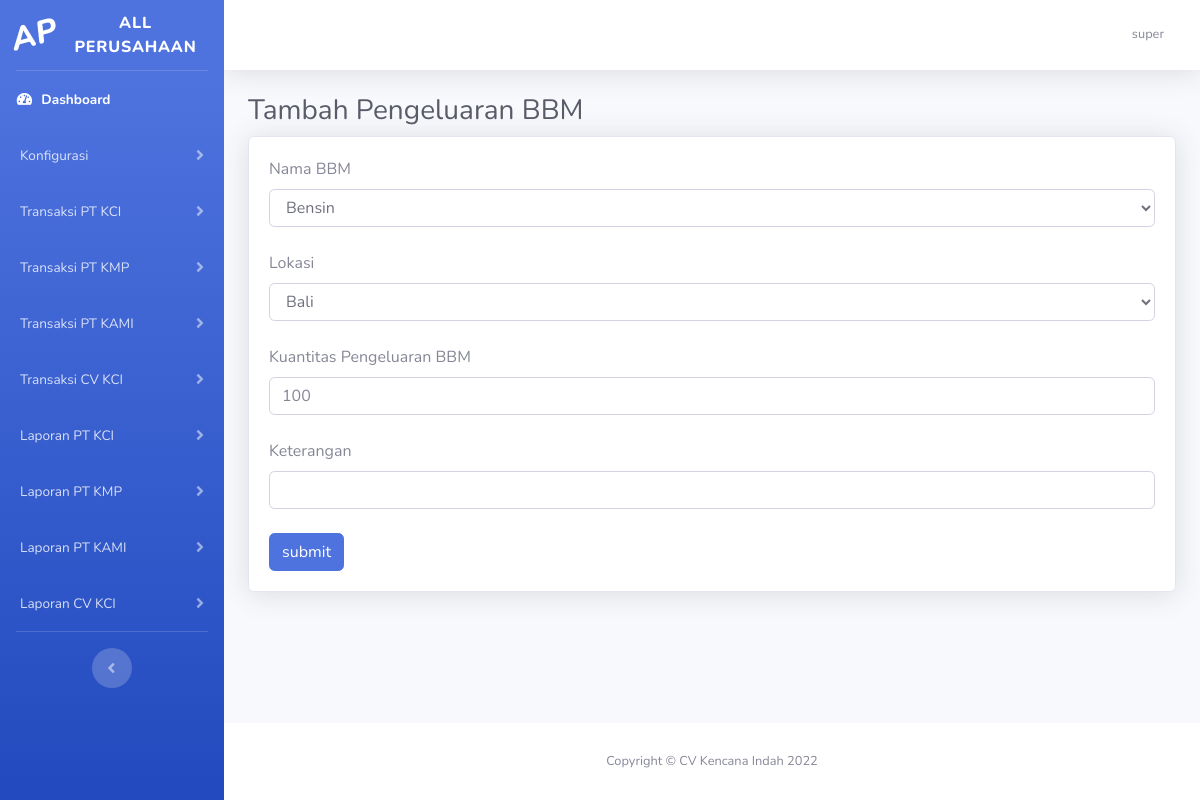
The page /transaksiBarang.php?trx=1&prs=1 (signed in) on the database its author committed.
### tables this page shows
CREATE TABLE `perusahaan` (
  `id_perusahaan` int(11) NOT NULL,
  `nama_perusahaan` varchar(50) NOT NULL,
  `status_perusahaan` int(1) NOT NULL
);

CREATE TABLE `kategori_menu` (
  `id_category` int(2) NOT NULL,
  `nama_category` varchar(30) NOT NULL,
  `status_category` int(1) NOT NULL
);

### processing/fungsi.php (called while the page is built, shortened)
<?php
function getPerusahaan($level, $koneksi){
    $query = "SELECT nama_perusahaan FROM perusahaan INNER JOIN access_level on access_level.fk_id_perusahaan = perusahaan.id_perusahaan
             WHERE access_level.id_al = '".$level."'";
    $run = mysqli_query ($koneksi, $query);
    $getData = mysqli_fetch_assoc($run);
    return $getData['nama_perusahaan'];
}

### transaksiBarang.php (the view, shortened to what this page needs)
<!DOCTYPE html>
<?php
include("processing/connection/koneksi.php");
include("processing/fungsi.php");
$transaksi = $_GET['trx'] ;
$perusahaan = $_GET['prs'] ;
if ($perusahaan == "3"){
    $barang = "Barang";
}else{
    $barang = "BBM";
}
if ($transaksi == "1"){
    $judul = "Pengeluaran ".$barang;
}elseif ($transaksi == "2"){
    $judul = "Pemasukan ".$barang;
}
?>
<html lang="en">
<head>
    <link href="vendor/fontawesome-free/css/all.min.css" rel="stylesheet" type="text/css">
    <link href="css/sb-admin-2.min.css" rel="stylesheet">
    <link href="vendor/datatables/dataTables.bootstrap4.min.css" rel="stylesheet">
</head>
<body id="page-top">
    <div id="wrapper">
        <?php
            include("sidebar.php");
        ?>
        <div id="content-wrapper" class="d-flex flex-column">
            <div id="content">
            <?php
            include("header.php");
        ?>
                <div class="container-fluid">
                    <h1 class="h3 mb-2 text-gray-800">Tambah <?php echo $judul; ?></h1>
                    <div class="card shadow mb-4">
                        <div class="card-body">
                            <div class="table-responsive">
                                <form id="form_send" action='processing/prosesTransaksiBarang.php?prs=<?php echo $perusahaan;?>&trx=<?php echo $transaksi;?>' method ='post'  enctype="multipart/form-data">
                                    <label for="exampleInputEmail1">Nama <?php echo $barang; ?></label>
                                    <Select class="form-control" name='nama_barang' id="nama_barang" required>
                                        <?php
                                            $query = "SELECT DISTINCT nama_barang FROM stock_barang where status_barang ='1' AND fk_id_perusahaan = ".$perusahaan;
                                            $run = mysqli_query($connect, $query);
                                            while($output = mysqli_fetch_assoc($run)){
                                                $nama = $output['nama_barang'];
                                            echo '<option value="'.$nama. '">';echo $nama; ?> </option>
                                        <?php
                                            }
                                            ?>
                                    </select><br>
                                    <label for="exampleInputEmail1" id="label_lokasi" >Lokasi</label>
                                    <Select class="form-control" name='id_lokasi' id="id_lokasi" required>
                                        <?php
                                          if($perusahaan == '4'){
                                            $query = "SELECT id_lokasi,nama_lokasi FROM lokasi where nama_lokasi ='CV KCI'";
                                            $run = mysqli_query($connect, $query);
                                            while($output = mysqli_fetch_assoc($run)){
                                                $id = $output['id_lokasi'];
                                            ?>
                                            <option value=<?php echo $id;?>>CV KCI</option>
                                            <?php
                                            }
                                          }
                                          else{
                                            $query = "SELECT id_lokasi,nama_lokasi FROM lokasi where status_lokasi ='1'";
                                            $run = mysqli_query($connect, $query);
                                            while($output = mysqli_fetch_assoc($run)){
                                                $id = $output['id_lokasi'];
                                                $nama = $output['nama_lokasi'];
                                              ?>
                                                  <option value=<?php echo $id;?>> <?php echo $nama; ?> </option>
                                              <?php
                                            }
                                          }
                                        ?>
                                    </select><br />
                                    <label for="exampleInputEmail1">Kuantitas <?php echo $judul; ?></label> <br>
                                    <input type='text' class="form-control" placeholder='100' name='qty' id='qty' required><br>
                                    <label for="exampleInputEmail1">Keterangan</label> <br>
                                    <input type='textarea' class="form-control" name='keterangan' ><br>
                                    <input type='submit' class="btn btn-primary" value='submit'>
                                </form>
                            </div>
                        </div>
                    </div>
                </div>
            </div>
            <?php
                include("footer.php");
            ?>
        </div>
    </div>
</body>
</html>

### sidebar.php (shortened to what this page needs)
<ul class="navbar-nav bg-gradient-primary sidebar sidebar-dark accordion" id="accordionSidebar">
<a class="sidebar-brand d-flex align-items-center justify-content-center" href="#">
    <div class="sidebar-brand-icon rotate-n-15">
        <i><?php
        if($_SESSION['akses'] == '1'){
            echo "KI";
        }else if($_SESSION['akses'] == '2'){
            echo "KMP";
        }else if($_SESSION['akses'] == '3'){
            echo "KAMI";
        }else if($_SESSION['akses'] == '4'){
            echo "KI";
        }else if($_SESSION['akses'] == '5'){
            echo "AP";
        }
        ?></i>
    </div>
    <div class="sidebar-brand-text mx-3"><?php echo getPerusahaan( $_SESSION['akses'],$connect); ?></div>
</a>
<hr class="sidebar-divider my-0">
<li class="nav-item active">
    <a class="nav-link" href="index.php">
        <i class="fas fa-fw fa-tachometer-alt"></i>
        <span>Dashboard</span></a>
</li>
<?php
$getKategori = "SELECT * FROM kategori_menu WHERE status_category = '1'";
$runKategori = mysqli_query($connect, $getKategori);
$collapse = 1;
while($output = mysqli_fetch_array($runKategori)){
    $getAccessMenu = "SELECT * from access_menu inner join menu on access_menu.fk_id_menu = menu.id_menu WHERE fk_id_category ='".$output['id_category']."' AND fk_id_al = '".$_SESSION['akses']."' AND status_access_menu = '1' AND status_menu = '1'";
    $runGetAccessMenu = mysqli_query($connect,$getAccessMenu);
    $count = mysqli_num_rows($runGetAccessMenu);
    if($count > 0){
        echo "<li class='nav-item'>
        <a class='nav-link collapsed' href='#' data-toggle='collapse' data-target='#collapse".$collapse."'
            aria-expanded='true' aria-controls='collapseTwo'>
            <i class=''></i>
            <span>".$output['nama_category']."</span>
        </a>";
        echo "<div id='collapse".$collapse."' class='collapse' aria-labelledby='headingTwo' data-parent='#accordionSidebar'>
        <div class='bg-white py-2 collapse-inner rounded'>";
        echo "</div>
        </div>
    </li>";
    $collapse +=1;
    }
}
?>
<hr class="sidebar-divider d-none d-md-block">
<div class="text-center d-none d-md-inline">
    <button class="rounded-circle border-0" id="sidebarToggle"></button>
</div>
</ul>

### rows shown on the page
perusahaan: nama_perusahaan "ALL PERUSAHAAN"
kategori_menu: nama_category "Konfigurasi"
kategori_menu: nama_category "Transaksi PT KCI"
kategori_menu: nama_category "Transaksi PT KMP"
kategori_menu: nama_category "Transaksi PT KAMI"
kategori_menu: nama_category "Transaksi CV KCI"
kategori_menu: nama_category "Laporan PT KCI"
kategori_menu: nama_category "Laporan PT KMP"
kategori_menu: nama_category "Laporan PT KAMI"
kategori_menu: nama_category "Laporan CV KCI"

### other values the page prints
$_SESSION['nama'] "super"
$judul "Pengeluaran BBM"
$barang "BBM"
form field nama_barang "Bensin"
form field id_lokasi "Bali"
